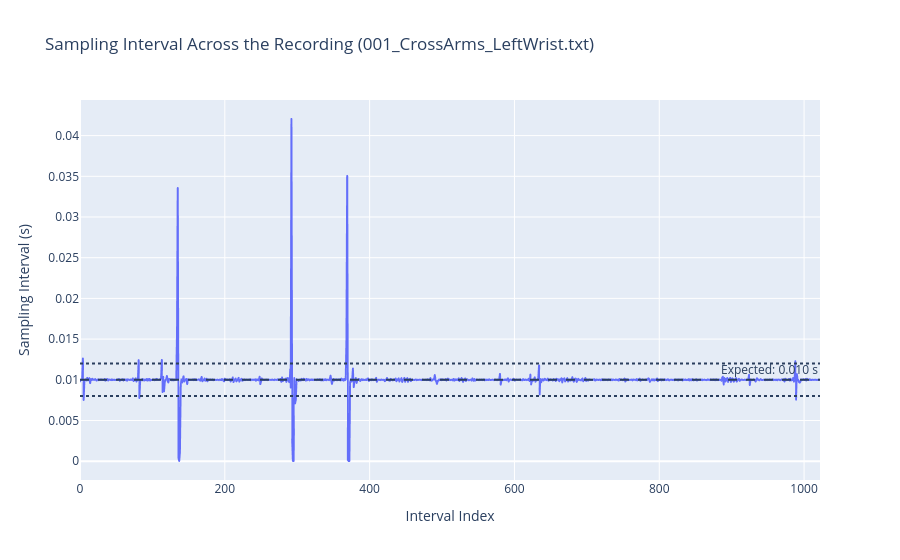

The notebook cell this image was saved under:
### Code cell
# Sampling interval across the recording
fig = px.line(
    x=np.arange(len(dt)),
    y=dt,
    labels={
        "x": "Interval Index",
        "y": "Sampling Interval (s)",
    },
    title=(
        "Sampling Interval Across the Recording "
        f"({structure_file.name})"
    ),
)

fig.add_hline(
    y=EXPECTED_INTERVAL,
    line_dash="dash",
    annotation_text="Expected: 0.010 s",
)

fig.add_hline(
    y=LOWER_INTERVAL_BOUND,
    line_dash="dot",
)

fig.add_hline(
    y=UPPER_INTERVAL_BOUND,
    line_dash="dot",
)

fig.show()

### Figure 1 — Plotly figure (JSON) as saved in the notebook; plotly's stock layout.template omitted (floating-point values rounded to 4 significant figures; data arrays with more than 128 entries replaced by an {"elided": "..."} marker saying what was removed)
{"data": [{"hovertemplate": "Interval Index=%{x}<br>Sampling Interval (s)=%{y}<extra></extra>", "legendgroup": "", "line": {"color": "#636efa", "dash": "solid"}, "marker": {"symbol": "circle"}, "mode": "lines", "name": "", "showlegend": false, "type": "scattergl", "x": {"elided": "1023 int values"}, "xaxis": "x", "y": {"elided": "1023 float values"}, "yaxis": "y"}], "layout": {"annotations": [{"showarrow": false, "text": "Expected: 0.010 s", "x": 1, "xanchor": "right", "xref": "x domain", "y": 0.01, "yanchor": "bottom", "yref": "y"}], "legend": {"tracegroupgap": 0}, "shapes": [{"line": {"dash": "dash"}, "type": "line", "x0": 0, "x1": 1, "xref": "x domain", "y0": 0.01, "y1": 0.01, "yref": "y"}, {"line": {"dash": "dot"}, "type": "line", "x0": 0, "x1": 1, "xref": "x domain", "y0": 0.008, "y1": 0.008, "yref": "y"}, {"line": {"dash": "dot"}, "type": "line", "x0": 0, "x1": 1, "xref": "x domain", "y0": 0.012, "y1": 0.012, "yref": "y"}], "title": {"text": "Sampling Interval Across the Recording (001_CrossArms_LeftWrist.txt)"}, "xaxis": {"anchor": "y", "domain": [0, 1], "title": {"text": "Interval Index"}}, "yaxis": {"anchor": "x", "domain": [0, 1], "title": {"text": "Sampling Interval (s)"}}}}
